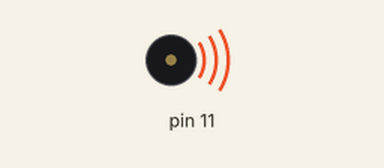
This sketch was run on a simulated Arduino Uno, built with avr-gcc and run on an emulated ATmega328P. Shown: buzzer (waves = sounding).

Above: at 0.2 s.
Timing chart, 0 to 5.2 s (numbered marks = the images above):
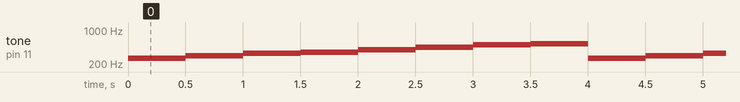

Measured:
- by itself, tone on pin 11: repeats every 4.0 s: 294 Hz 0.50 s, 330 Hz 0.50 s, 349 Hz 0.50 s, 392 Hz 0.50 s, 440 Hz 0.50 s, 493 Hz 0.50 s, 523 Hz 0.50 s, 262 Hz 0.50 s

The sketch:

buzzer_tone_array.ino
```cpp
int arr[8] = {262, 294, 330, 349, 392, 440, 493, 523};

void setup() {
  pinMode(11, OUTPUT);

}

void loop() {
  for(int i=0; i<8; i++){
    tone(11, arr[i]);
    delay(500);
  }
}
```
